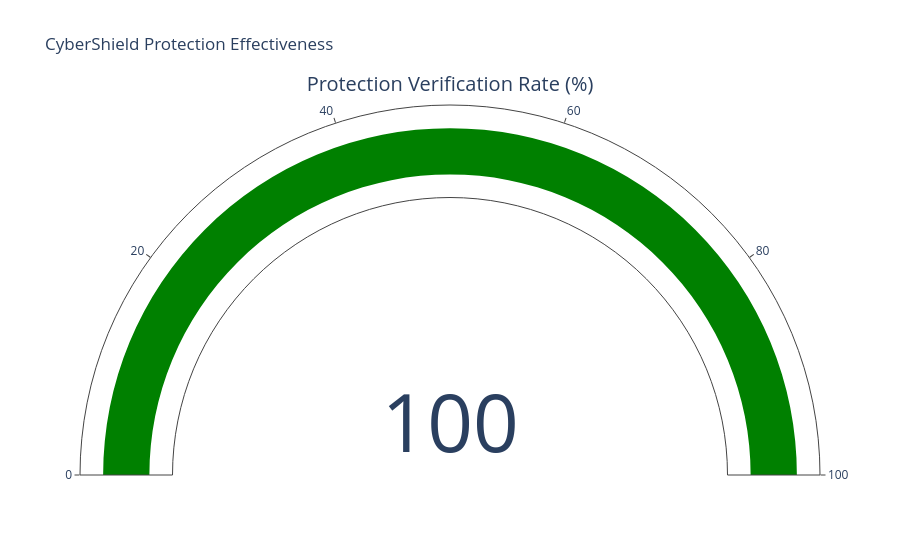

Source (notebook cell):
### Markdown cell above
## Interactive Protection Effectiveness

### Code cell
total_incidents = 78904
protected_incidents = 78904
not_protected = 0

protection_rate = (
    protected_incidents / total_incidents
) * 100

fig = go.Figure(
    go.Indicator(
        mode="gauge+number",
        value=protection_rate,
        title={
            "text": "Protection Verification Rate (%)"
        },
        gauge={
            "axis": {
                "range": [0, 100]
            }
        }
    )
)

fig.update_layout(
    title="CyberShield Protection Effectiveness"
)

fig.show()

### Figure 1 — Plotly figure (JSON) as saved in the notebook; plotly's stock layout.template omitted (floating-point values rounded to 4 significant figures)
{"data": [{"gauge": {"axis": {"range": [0, 100]}}, "mode": "gauge+number", "title": {"text": "Protection Verification Rate (%)"}, "type": "indicator", "value": 100}], "layout": {"title": {"text": "CyberShield Protection Effectiveness"}}}
